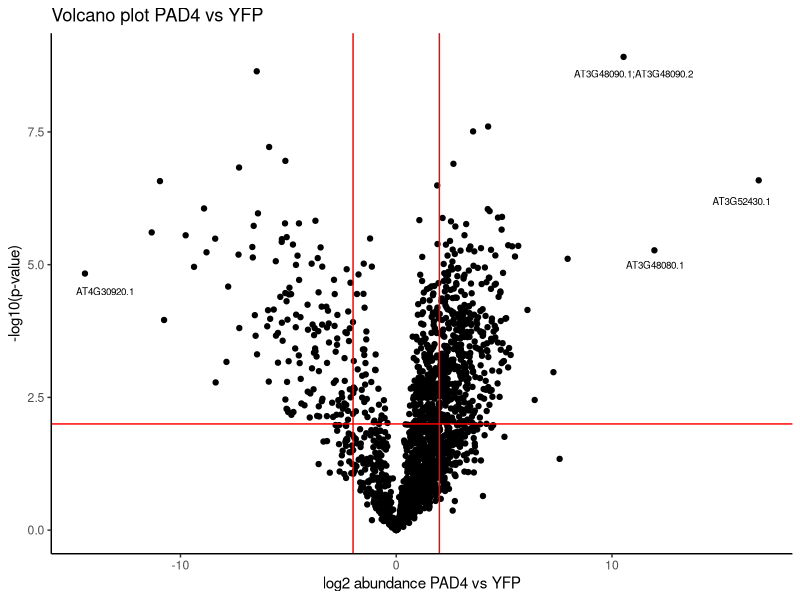
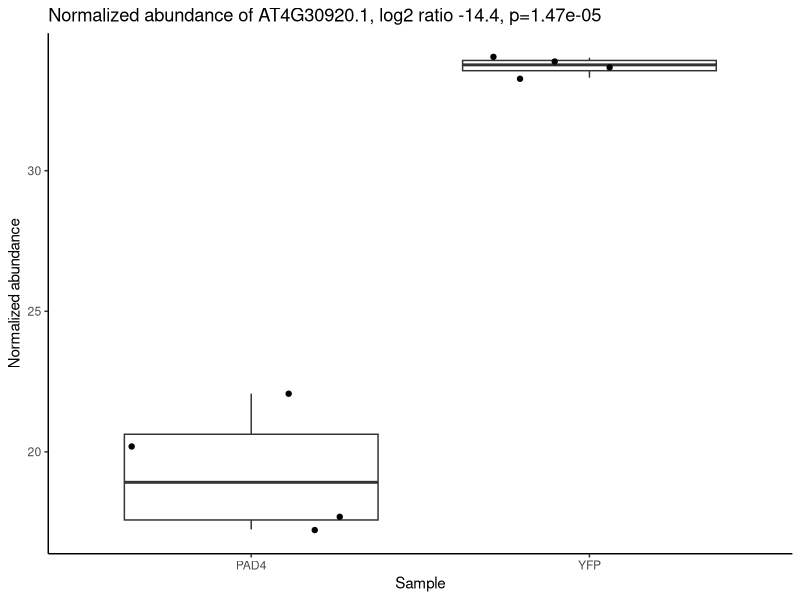
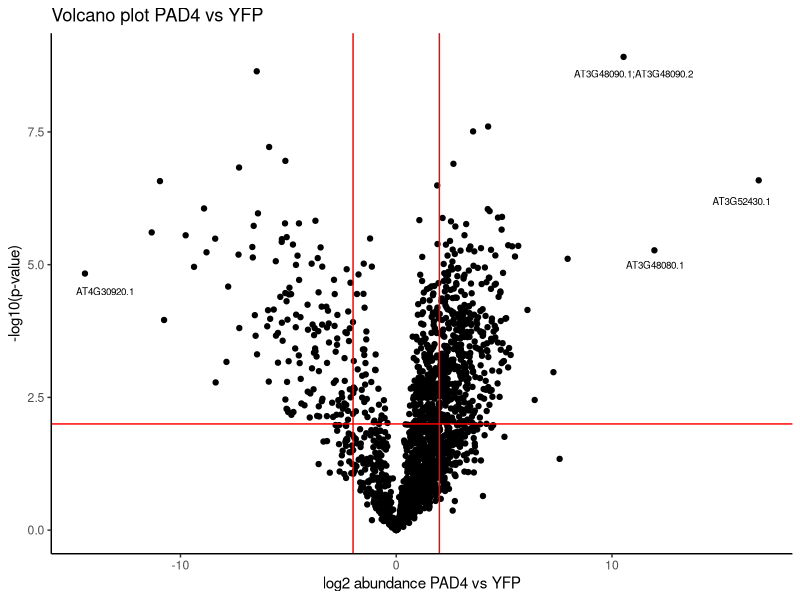
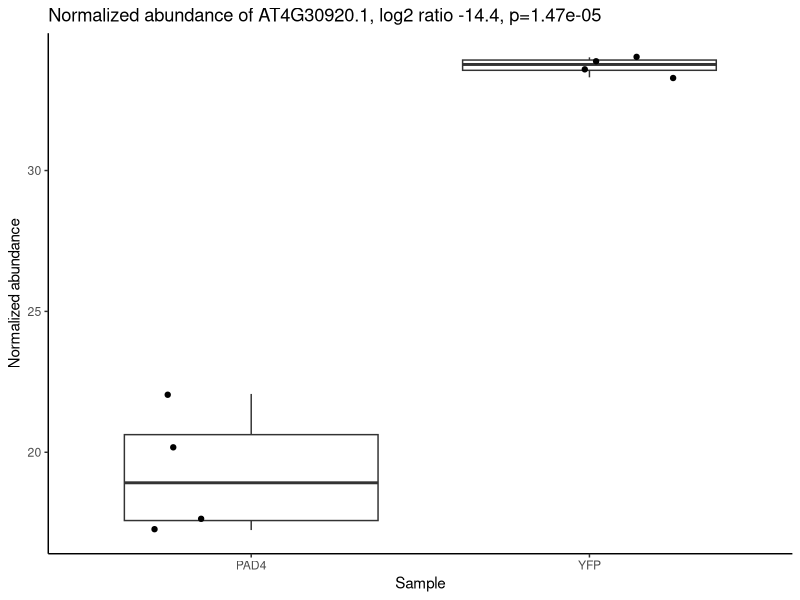

Reproduce these figures in R, in order.
library(tidyverse)
library(ggplot2)

#Process data
data <- read.table("Data/Sun-etal-2021-IP-MS-PAD4-vs-YFP.txt", sep="\t", header=TRUE)
glimpse(data)
data <- data %>% mutate(
  logpval = -log10(pval_PAD4_vs_YFP)
)

#Volcano plot
ggplot(data, aes(x=log2_PAD4_vs_YFP, y=logpval)) +
  geom_point() +
  geom_vline(xintercept=c(-2,2), color="red") +
  geom_hline(yintercept=2, color="red") +
  labs(x="log2 abundance PAD4 vs YFP", y="-log10(p-value)", title="Volcano plot PAD4 vs YFP") +
  annotate("text", -13.5, 4.5, label="AT4G30920.1",size=2.5) +
  annotate("text", 11, 8.6, label="AT3G48090.1;AT3G48090.2", size=2.5) +
  annotate("text", 16, 6.2, label="AT3G52430.1", size=2.5) +
  annotate("text", 12, 5, label="AT3G48080.1", size=2.5) +
  theme_classic()

ggsave("Plots/volcanoplot.png")

#Tidy the data
data_pivot <- data %>% pivot_longer(
  cols = starts_with("Norm_abundance"),
  names_to = "Protein",
  names_pattern = "[^_]*_[^_]*_([^_]*)",
  values_to = "Norm_abundance")

#Abundance boxplot for AT4G30920.1
ggplot(subset(data_pivot, Protein.IDs == "AT4G30920.1"), aes(x=Protein, y=Norm_abundance)) +
  geom_boxplot() +
  geom_jitter() +
  labs(x="Sample", y="Normalized abundance", title="Normalized abundance of AT4G30920.1, log2 ratio -14.4, p=1.47e-05") +
  theme_classic()

ggsave("Plots/abundance_boxplot.png")

